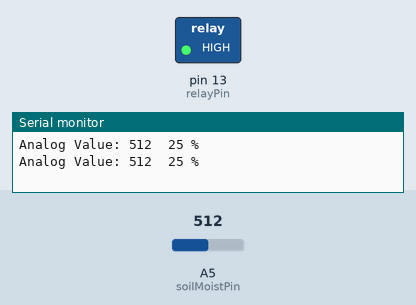
Recording of a sketch running on a simulated Arduino Uno, built with avr-gcc and run on an emulated ATmega328P. On the bench: switched loads named in the sketch (green lamp = pin HIGH), the last lines printed to the serial monitor. Inputs (shaded band) come from the test bench; at power-on: A5 (soilMoistPin) = 512.

Above: at 6.8 s.
6.9 s: A5 (soilMoistPin) set to 306
At 7.5 s:
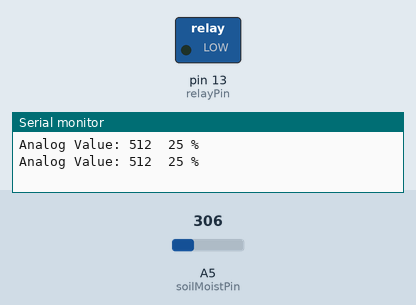
13.6 s: A5 (soilMoistPin) set to 481
20.3 s: A5 (soilMoistPin) set to 509
At 22.6 s:
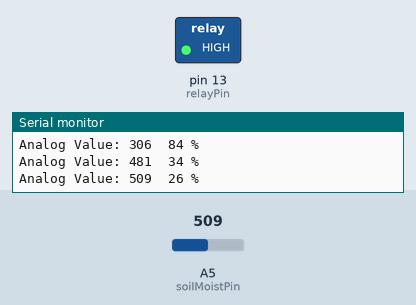
30.5 s: A5 (soilMoistPin) set to 240
At 31.0 s:
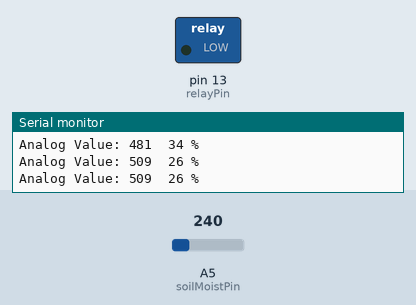
37.2 s: A5 (soilMoistPin) set to 511
At 39.8 s:
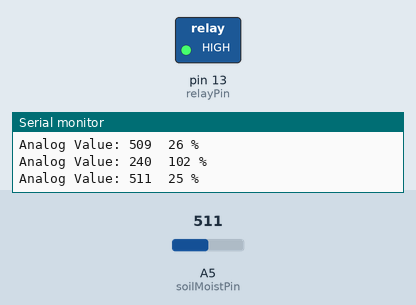
Timing chart, 0 to 47.5 s (numbered marks = the images above; inputs shaded):
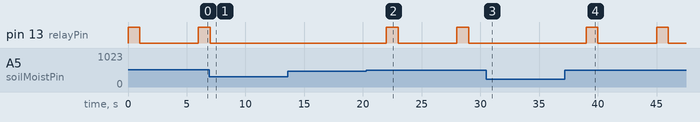

Measured:
- the behaviour switches between 495 and 496 on A5 (soilMoistPin) (found by bisection; images 1 and 2)
- after the input at 6.9 s, pin 13 (relayPin): goes on until 7.0 s, then stays LOW
- after the input at 20.3 s, pin 13 (relayPin): alternates HIGH for 1.0 s and LOW for 5.0 s, starting after 1.7 s
- after the input at 30.5 s, pin 13 (relayPin): stays LOW (without the input it goes to HIGH after 3.5 s)
- after the input at 37.2 s, pin 13 (relayPin): alternates HIGH for 1.0 s and LOW for 5.0 s, starting after 1.8 s

The sketch:

irrigation-system.ino
```cpp
const int soilMoistPin = A5;
const int soilMoistLevelLow = 600;      // your value
const int soilMoistLevelHigh = 250;     // your value
const int relayPin = 13;

void setup() {
  Serial.begin(115200);
  pinMode(soilMoistPin, INPUT);
  pinMode(relayPin, OUTPUT);
}

void loop() {
  int soilMoist = analogRead(soilMoistPin);

  Serial.print("Analog Value: ");
  Serial.print(soilMoist);
  int percentSoilMoist = map(soilMoist, soilMoistLevelLow, soilMoistLevelHigh, 0, 100);

  Serial.print("\t");
  Serial.print(percentSoilMoist);
  Serial.println(" %");

  if(percentSoilMoist < 30) {
    digitalWrite(relayPin, HIGH);
    delay(1*1000);
    digitalWrite(relayPin, LOW);
  }
  delay(5*1000);
}
```
